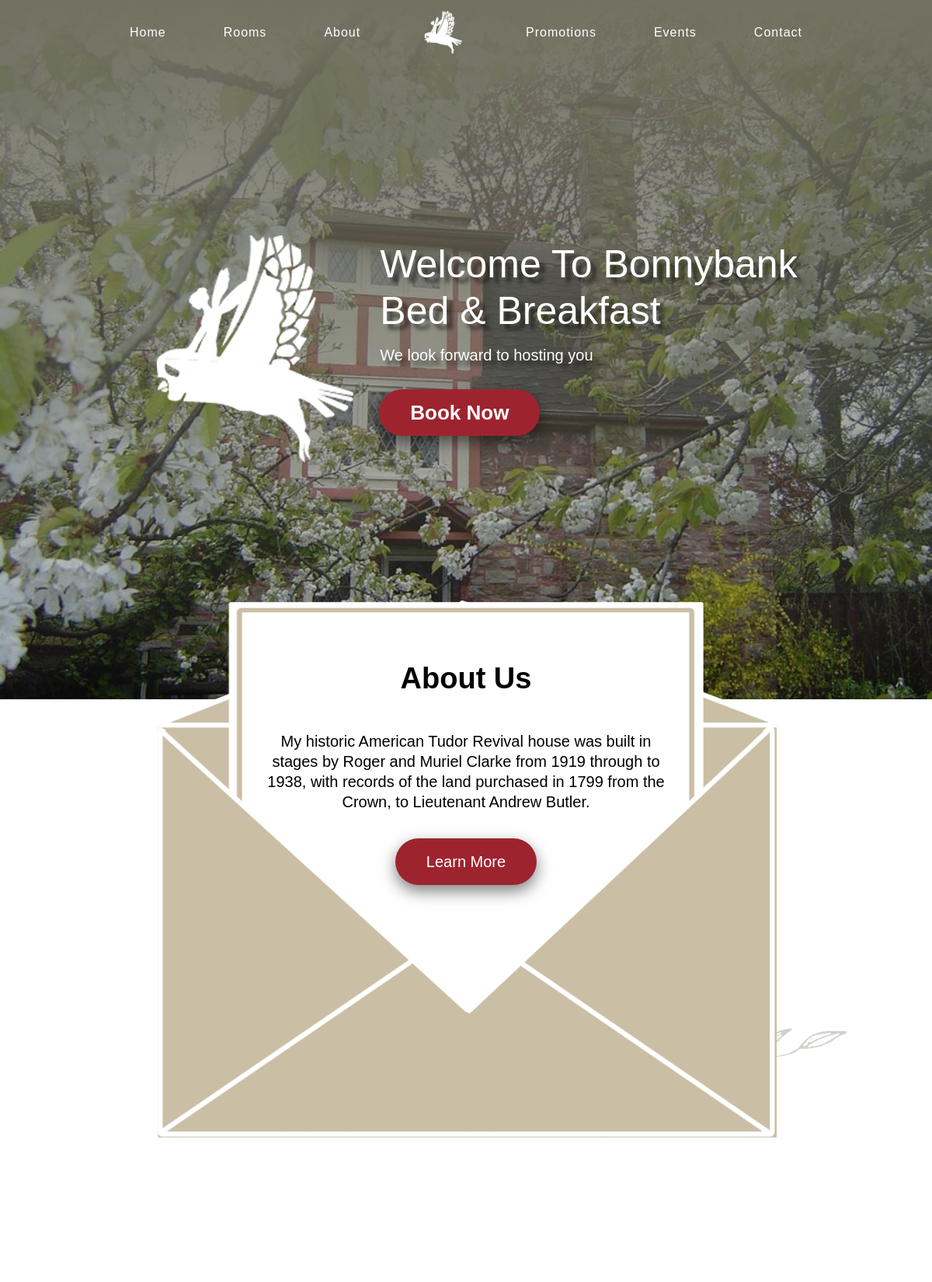
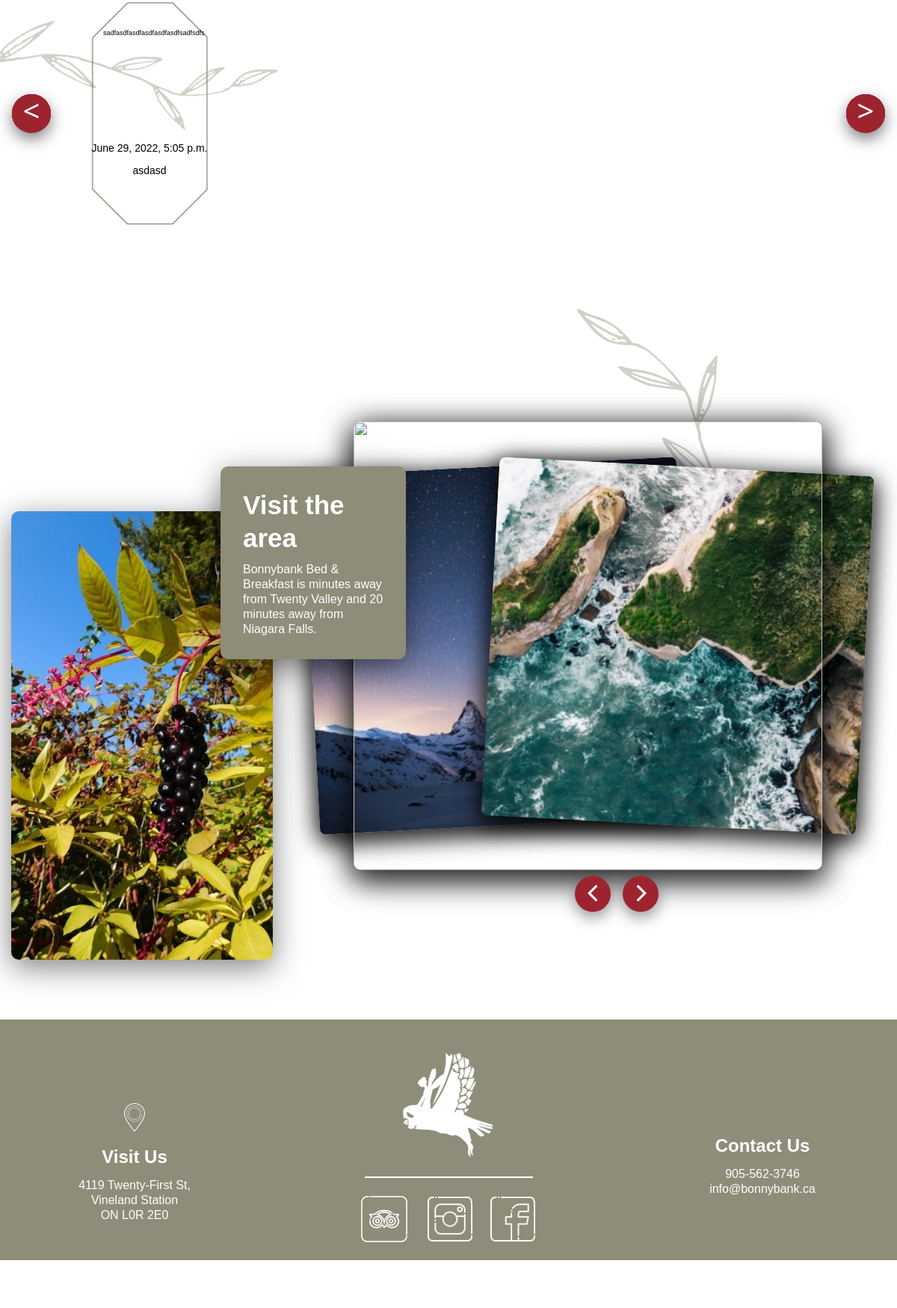
The page / (upper part) on the database its author committed (2 pictures, top to bottom).
### bonnybank_app/models.py (models this page shows, shortened)
class Review(models.Model):
    name = models.CharField(max_length=200)
    country = models.CharField(max_length=200)
    date = models.DateTimeField(auto_now_add=True)
    quote = models.TextField(max_length=500) #Temporary value and change later for the card size

### bonnybank_app/views.py (the view)
# urls.py: path('', views.index, name="index"),
def index(request):
    review = Review.objects.all()
    context = {'review': review}
    return render(request, 'index.html', context)

### templates/index.html (shortened to what this page needs)
<!DOCTYPE html>
{% load static %}
<html data-wf-page="62ac7eea8daf5f80a86940c3" data-wf-site="62ac7eea8daf5fe60e6940c1">
<head>
  <link href="{% static 'css/normalize.css' %}" rel="stylesheet" type="text/css">
  <link href="{% static 'css/webflow.css' %}" rel="stylesheet" type="text/css">
  <link href="{% static 'css/bonnybank-b-b.webflow.css' %}" rel="stylesheet" type="text/css">
</head>
<body class="body">
   {% include 'navbar.html' %}
  <div data-delay="4000" data-animation="fade" class="hero-slider w-slider" data-autoplay="true" data-easing="ease" data-hide-arrows="true" data-disable-swipe="false" data-autoplay-limit="50" data-nav-spacing="3" data-duration="1000" data-infinite="true">
    <div class="w-slider-mask">
      <div class="slide-4 w-slide">
        <div class="bommybank-hero-info w-container"><img src="{% static 'images/Bonnybank-logo-white.png' %}" loading="lazy" width="316" alt="" class="image-6">
          <div class="div-block-3">
            <div class="hero-text">Welcome To Bonnybank <br>Bed &amp; Breakfast</div>
            <div class="hero-text small">We look forward to hosting you</div>
            <a href="#" class="button w-button"><strong class="bold-text">Book Now</strong></a>
          </div>
        </div>
      </div>
    </div>
    <div class="w-slider-arrow-left"></div>
    <div class="w-slider-arrow-right"></div>
  </div>
  <div class="section-3 wf-section">
    <div class="envelope">
      <h1 class="heading">About Us</h1>
      <div class="text-block-6">My historic American Tudor Revival house was built in stages by Roger and Muriel Clarke from 1919 through to 1938, with records of the land purchased in 1799 from the Crown, to Lieutenant Andrew Butler. </div>
      <a href="about.html" class="button card-button w-button">Learn More</a>
    </div>
  </div>
  <div class="reviews wf-section">
    <div class="page-padding section">
      <div class="container-large">
        <div class="padding-vertical padding-medium">
          <div class="carousel-components">
            <div class="carousel_arrow-3">
              <div data-w-id="44cc4602-281e-7787-7c12-fe740f664419" class="crsl-button l-1">&lt;</div>
              <div data-w-id="44cc4602-281e-7787-7c12-fe740f66441b" class="crsl-button l-2">&lt;</div>
              <div data-w-id="44cc4602-281e-7787-7c12-fe740f66441d" class="crsl-button l-3">&lt;</div>
              <div data-w-id="44cc4602-281e-7787-7c12-fe740f66441f" class="crsl-button l-4">&lt;</div>
              <div data-w-id="44cc4602-281e-7787-7c12-fe740f664421" class="crsl-button l-5">&lt;</div>
              <div data-w-id="44cc4602-281e-7787-7c12-fe740f664423" class="crsl-button l-6">&lt;</div>
              <div data-w-id="44cc4602-281e-7787-7c12-fe740f664425" class="crsl-l-last-2">&lt;</div>
            </div>
            <div class="carousel_mask-2">
              <div class="carousel_slide-wrapper">
                {% for entry in review %}
                <div class="slide_5">
                  <div class="slide_c-5-3">
                    <div class="review-info">
                      <div class="review-sub-text-2">{{entry.quote}}</div>
                      <div class="text-block-14"><strong class="bold-text-5">{{entry.date}}</strong></div>
                      <div class="text-block-14">{{entry.country}}</div>
                    </div>
                  </div>
                </div>
                {% endfor %}
              </div>
            </div>
            <div class="carousel_arrow-3 two">
              <div data-w-id="44cc4602-281e-7787-7c12-fe740f6644a2" class="crsl-button r-1">&gt;</div>
              <div data-w-id="44cc4602-281e-7787-7c12-fe740f6644a4" class="crsl-button r-2">&gt;</div>
              <div data-w-id="44cc4602-281e-7787-7c12-fe740f6644a6" class="crsl-button r-3">&gt;</div>
              <div data-w-id="44cc4602-281e-7787-7c12-fe740f6644a8" class="crsl-button r-4">&gt;</div>
              <div data-w-id="44cc4602-281e-7787-7c12-fe740f6644aa" class="crsl-button r-5">&gt;</div>
              <div data-w-id="44cc4602-281e-7787-7c12-fe740f6644ac" class="crsl-button r-6">&gt;</div>
              <div data-w-id="44cc4602-281e-7787-7c12-fe740f6644ae" class="crsl-r-first-2">&gt;</div>
            </div>
          </div>
        </div>
      </div>
    </div>
  </div>
  <div class="section-4 wf-section">
    <div class="container-7 w-container"><img src="{% static 'images/DSCN1533.JPG' %}" loading="lazy" sizes="(max-width: 479px) 75vw, (max-width: 767px) 48vw, (max-width: 991px) 35vw, 349.9921875px" srcset="{% static 'images/DSCN1533-p-500.jpeg' %} 500w, {% static 'images/DSCN1533.JPG' %} 684w" alt="" class="image-16">
      <div class="div-block-14">
        <h1 class="heading-4">Visit the area</h1>
        <div class="text-block-11">Bonnybank Bed &amp; Breakfast is minutes away from Twenty Valley and 20 minutes away from Niagara Falls.</div>
      </div>
      <div data-delay="4000" data-animation="over" class="slider-3 w-slider" data-autoplay="false" data-easing="ease-out-quint" data-hide-arrows="false" data-disable-swipe="false" data-autoplay-limit="0" data-nav-spacing="3" data-duration="0" data-infinite="true">
        <div class="slider__mask w-slider-mask">
          <div class="slide-8 w-slide"></div>
          <div class="slide-8 w-slide"></div>
          <div class="slide-8 w-slide"><img src="https://uploads-ssl.webflow.com/62ac8834ab9f9386cd6752ef/62ac8834ab9f9389b26752f7_DSCN1487.JPG" alt="" class="slide__image current"></div>
        </div>
        <div class="slider__arrow left w-slider-arrow-left">
          <div class="slider__icon w-icon-slider-left"></div>
        </div>
        <div class="slider__arrow right w-slider-arrow-right">
          <div class="slider__icon w-icon-slider-right"></div>
        </div>
      </div>
    </div>
  </div>
  {% include 'footer.html' %}
</body>
</html>

### static/css/webflow.css (style rules this page uses)
[class^="w-icon-"], [class*=" w-icon-"] { font-family: 'webflow-icons' !important; speak: none; font-style: normal; font-weight: normal; font-variant: normal; text-transform: none; line-height: 1; -webkit-font-smoothing: antialiased; -moz-osx-font-smoothing: grayscale; }
.w-icon-slider-right:before { content: "\e600"; }
.w-icon-slider-left:before { content: "\e601"; }
* { -webkit-box-sizing: border-box; -moz-box-sizing: border-box; box-sizing: border-box; }
html { height: 100%; }
body { margin: 0; min-height: 100%; background-color: #fff; font-family: Arial, sans-serif; font-size: 14px; line-height: 20px; color: #333; }
img { max-width: 100%; vertical-align: middle; display: inline-block; }
.w-button { display: inline-block; padding: 9px 15px; background-color: #3898EC; color: white; border: 0; line-height: inherit; text-decoration: none; cursor: pointer; border-radius: 0; }
h1, h2, h3, h4, h5, h6 { font-weight: bold; margin-bottom: 10px; }
h1 { font-size: 38px; line-height: 44px; margin-top: 20px; }
.w-container { margin-left: auto; margin-right: auto; max-width: 940px; }
.w-container:before, .w-container:after { content: " "; display: table; grid-column-start: 1; grid-row-start: 1; grid-column-end: 2; grid-row-end: 2; }
.w-container:after { clear: both; }
.w-slider { position: relative; height: 300px; text-align: center; background: #dddddd; clear: both; -webkit-tap-highlight-color: rgba(0, 0, 0, 0); tap-highlight-color: rgba(0, 0, 0, 0); }
.w-slider-mask { position: relative; display: block; overflow: hidden; z-index: 1; left: 0; right: 0; height: 100%; white-space: nowrap; }
.w-slide { position: relative; display: inline-block; vertical-align: top; width: 100%; height: 100%; white-space: normal; text-align: left; }
.w-slider-arrow-left, .w-slider-arrow-right { position: absolute; width: 80px; top: 0; right: 0; bottom: 0; left: 0; margin: auto; cursor: pointer; overflow: hidden; color: white; font-size: 40px; -webkit-tap-highlight-color: rgba(0, 0, 0, 0); tap-highlight-color: rgba(0, 0, 0, 0); -webkit-user-select: none; -moz-user-select: none; -ms-user-select: none; user-select: none; }
.w-slider-arrow-left [class^='w-icon-'], .w-slider-arrow-right [class^='w-icon-'], .w-slider-arrow-left [class*=' w-icon-'], .w-slider-arrow-right [class*=' w-icon-'] { position: absolute; }
.w-slider-arrow-left { z-index: 3; right: auto; }
.w-slider-arrow-right { z-index: 4; left: auto; }
.w-icon-slider-left, .w-icon-slider-right { top: 0; right: 0; bottom: 0; left: 0; margin: auto; width: 1em; height: 1em; }

### rows shown on the page
Review: quote "sadfasdfasdfasdfasdfasdfsadfsdfs", date "June 29, 2022, 5:05 p.m.", country "asdasd"
